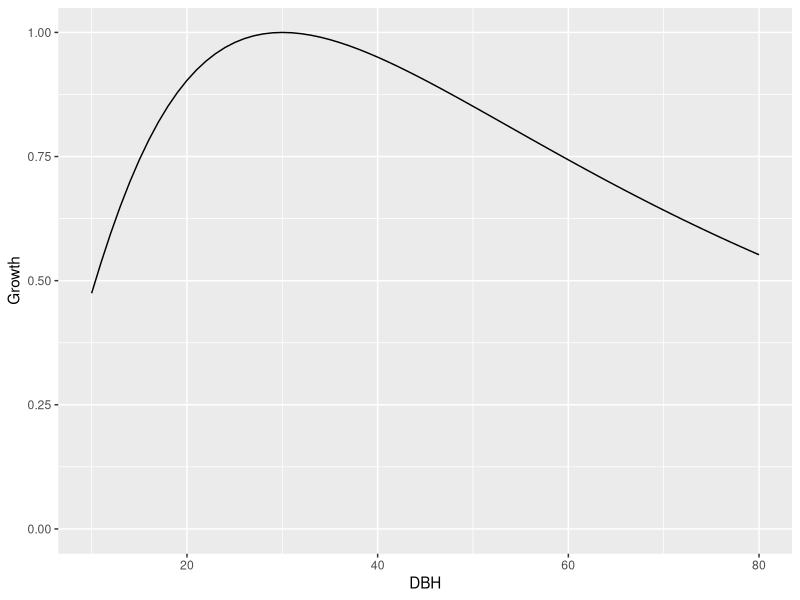

Generate this figure with R:
library(ggplot2)


##### Growth

# Define the function
G_func <- function(D, Gmax, Dopt, K) {
  Gmax * exp(-0.5 * (log(D/Dopt) / K)^2)
}

# Generate values
D <- seq(10, 80, by = 1)

# Parameters
Gmax <- 1
Dopt <- 30
K <- 0.9

df <- data.frame(
  x = D,
  y <- G_func(D, Gmax, Dopt, K))

ggplot(df, aes(x, y)) +
  geom_line() +
  ylim(0,1) +
  labs(x = "DBH", y = "Growth")
